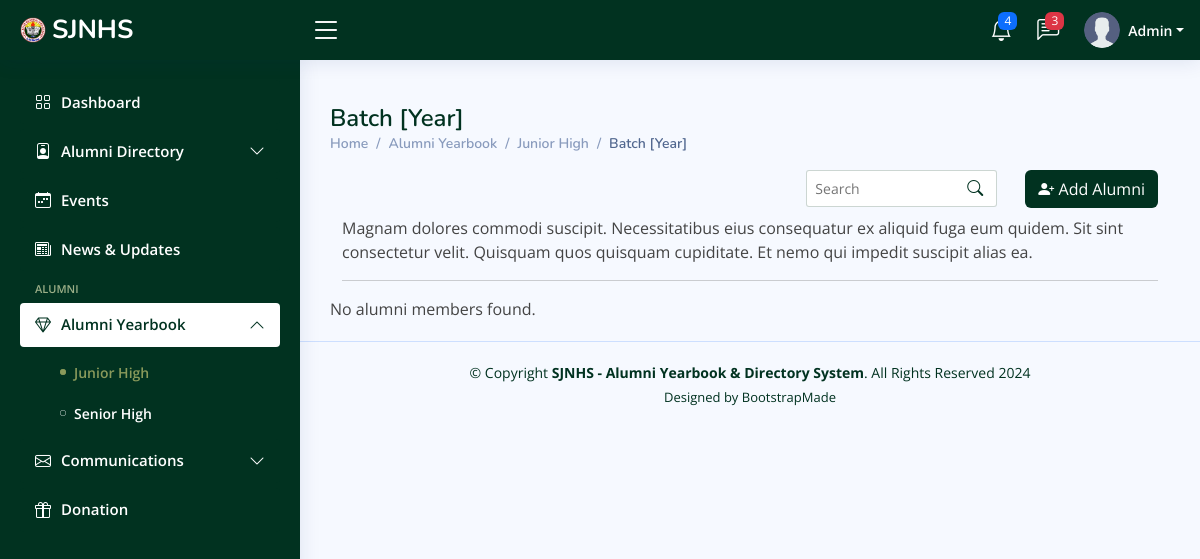
The page /admin/alumni-jhs-view.php (signed in) on the database as committed earlier.
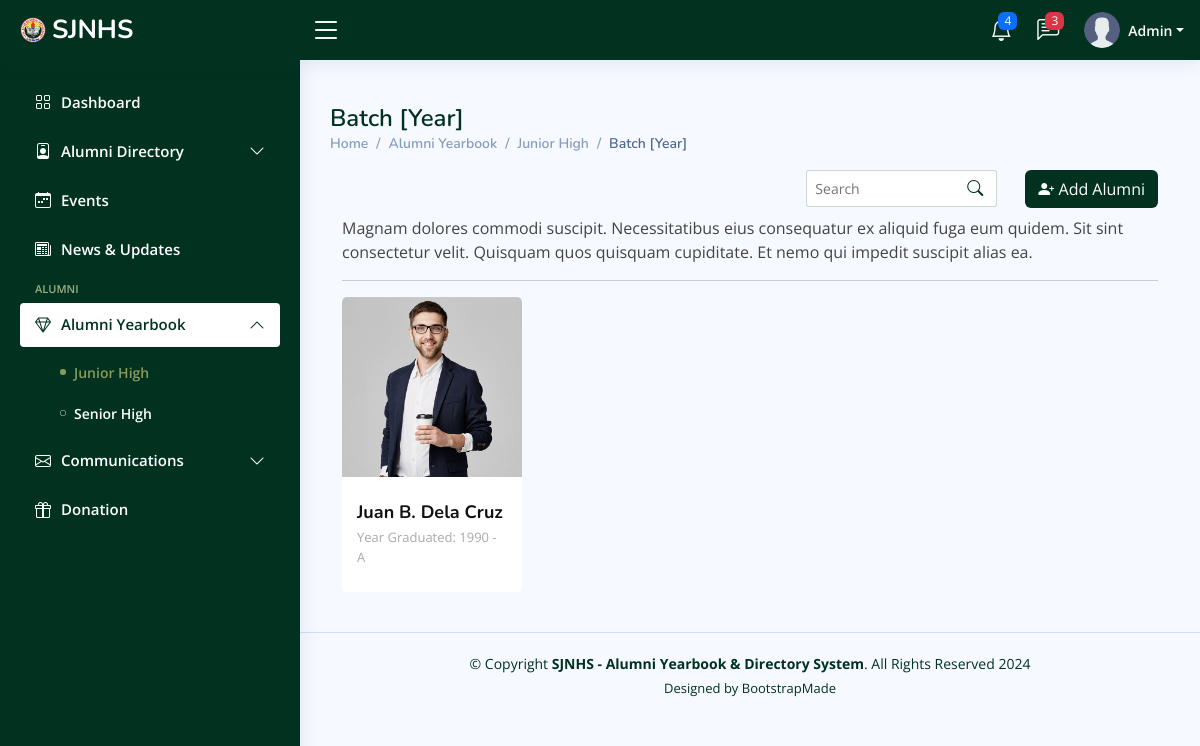
The same page on the database as committed later.
### tables this page shows
CREATE TABLE `alumni_jhs` (
  `id` int(11) NOT NULL,
  `alumni_id` varchar(255) NOT NULL,
  `firstname` varchar(255) NOT NULL,
  `middlename` varchar(255) NOT NULL,
  `lastname` varchar(255) NOT NULL,
  `email` varchar(255) NOT NULL,
  `password` varchar(255) NOT NULL,
  `phone_num` varchar(255) NOT NULL,
  `year_graduated` varchar(255) NOT NULL,
  `section` varchar(255) NOT NULL,
  `profession` varchar(255) NOT NULL,
  `marital_stat` varchar(255) NOT NULL,
  `address` varchar(255) NOT NULL,
  `profile_picture` varchar(255) NOT NULL,
  `date_created` timestamp NOT NULL DEFAULT current_timestamp()
);

### admin/alumni-jhs-view.php (the view, shortened to what the changed rows need)
<?php
include_once 'includes/header.php';
include_once 'includes/conn.php';
?>
<main id="main" class="main">
    <div class="pagetitle">
        <h1>Batch [Year]</h1>
    </div>
    <section class="section dashboard">
        <div class="row">
            <div class="col-lg-12">
                <div id="user" class="user">
                    <div class="container" data-aos="fade-up">
                        <div class="row">
                            <div class="row">
                                <?php
$sql = "SELECT * FROM alumni_jhs";
$result = mysqli_query($conn, $sql);
if (mysqli_num_rows($result) > 0) {
    while ($row = mysqli_fetch_assoc($result)) {
        $middlenameInitial = substr($row['middlename'], 0, 1);
        ?>
                                <div class="col-lg-3 col-md-6 d-flex align-items-stretch">
                                    <div class="member" data-aos="fade-up" data-aos-delay="100">
                                        <div class="member-img">
                                            <img src="<?php echo $row['profile_picture']; ?>" class="img-fluid" alt="">
                                        </div>
                                        <div class="member-info">
                                            <h4><?php echo $row['firstname'] . " " . $middlenameInitial . ". " . $row['lastname']; ?>
                                            </h4>
                                            <span><?php echo "Year Graduated: " . $row['year_graduated'] . " - " . $row['section']; ?></span>
                                        </div>
                                    </div>
                                </div>
                                <?php
    }
} else {
    echo "No alumni members found.";
}
?>
                            </div>
                        </div>
                    </div>
                </div>
            </div>
    </section>
</main>
<?php
include_once 'includes/footer.php';
?>

Rows that differ between the two databases and show on the page:
added alumni_jhs: profile_picture (picture), firstname "Juan", middlename "B", lastname "Dela Cruz", year_graduated "1990", section "A"
Other text that changed with them:
text no longer shown: "No alumni members found."
